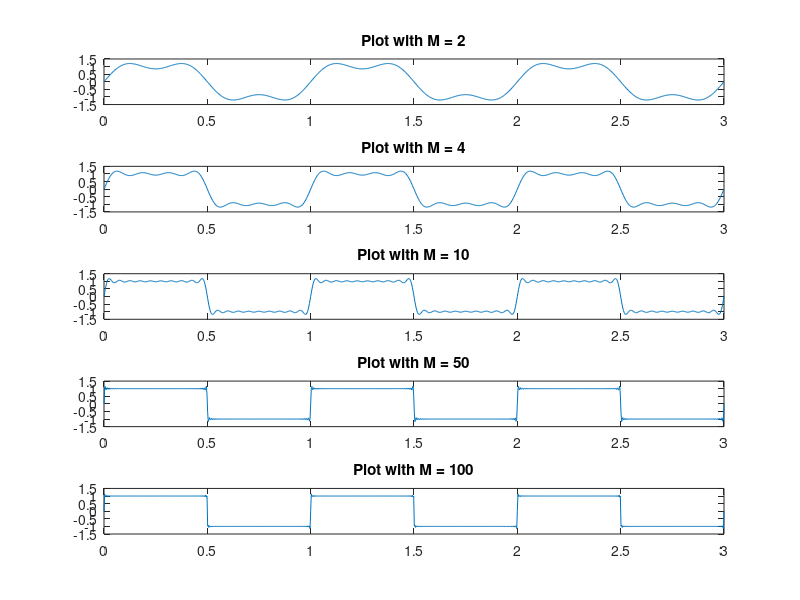

MATLAB code to generate this figure:
% Folha 1 - Ex 8
figure('Name','Tp 1 - Ex 8','NumberTitle','off');
t = linspace( 0, 3, 1000);
m = [2 4 10 50 100];
s = zeros(1, length(t));
for i = 1:length(m)
    subplot( length(m), 1, i);
    for k = 1:m(i)
        sinal = @(t,k) 4/(pi*(2*k-1))*sin(2*pi*(2*k-1)*t);
        s = s + sinal( t, k);
    end
    plot(t,s);
    str = sprintf('Plot with M = %d',m(i));
    title(str);
    s = zeros(1, length(t));
end

%A medida que M aumenta o sinal tende para um sinal igual ao do exercicio5